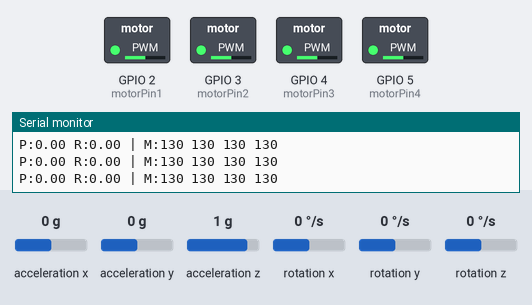
A sketch run on a simulated ESP32. Shown: switched loads named in the sketch (green lamp = pin HIGH), the last lines printed to the serial monitor. The test bench sets the inputs (shaded band); at power-on: acceleration x 0 g, acceleration y 0 g, acceleration z 1 g, rotation x 0 °/s, rotation y 0 °/s, rotation z 0 °/s.

Above: at 2.2 s.
2.3 s: acceleration x set to -0.8 g
At 4.3 s:
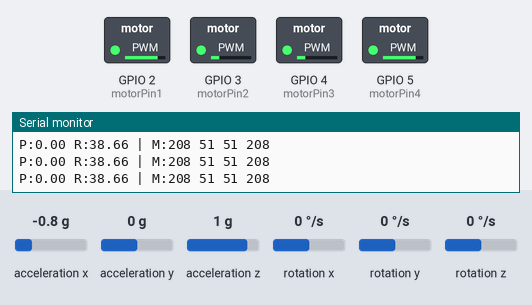
4.6 s: acceleration x set to 0.8 g
At 6.1 s:
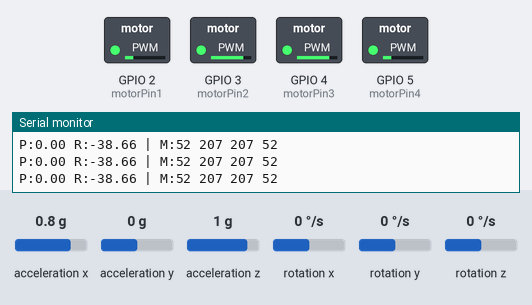
7.6 s: acceleration y set to -1.4 g
At 9.5 s:
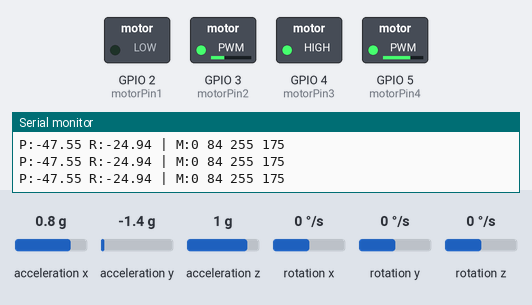
9.9 s: acceleration z set to -1.4 g
At 10.5 s:
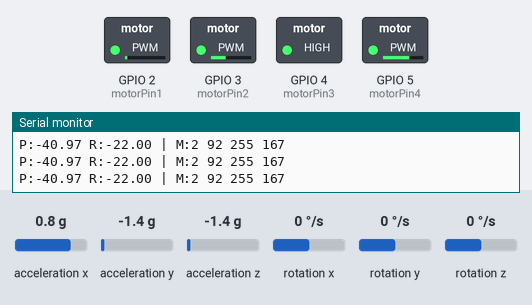
11.4 s: acceleration y set to 0.8 g
At 13.0 s:
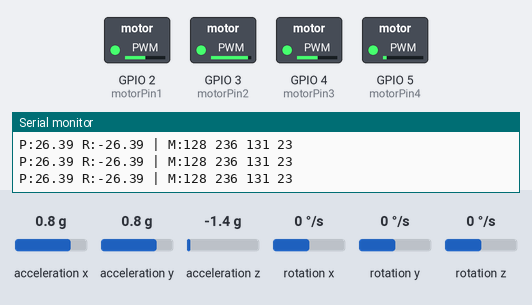
14.4 s: acceleration z set to -0.8 g
At 14.8 s:
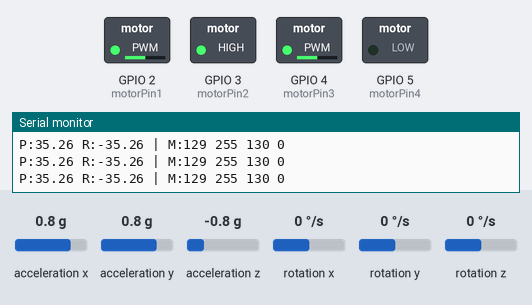
Timing chart, 0 to 17.4 s (numbered marks = the images above; inputs shaded):
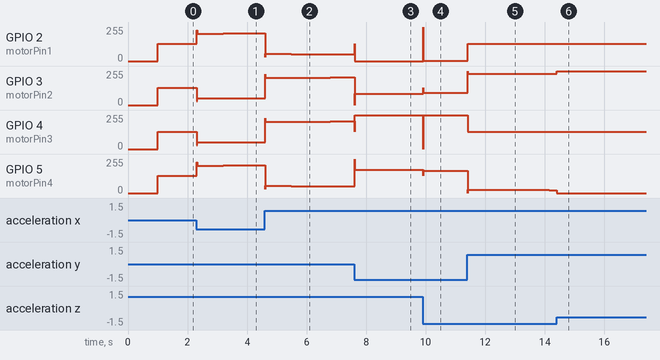

Measured:
- after the input at 2.3 s, GPIO 2 (motorPin1), GPIO 5 (motorPin4): 129/255 → 206/255 at once, → 207/255 0.88 s later; GPIO 3 (motorPin2), GPIO 4 (motorPin3): 129/255 → 52/255 at once, → 51/255 0.88 s later
- after the input at 4.6 s, GPIO 2 (motorPin1), GPIO 5 (motorPin4): 207/255 → 53/255 at once, → 52/255 0.89 s later, → 51/255 1.3 s later; GPIO 3 (motorPin2), GPIO 4 (motorPin3): 51/255 → 205/255 at once, → 206/255 0.89 s later, → 207/255 1.3 s later
- after the input at 7.6 s, GPIO 2 (motorPin1): 51/255 → 0/255 at once; GPIO 3 (motorPin2): 207/255 → 85/255 at once, → 84/255 0.81 s later; GPIO 4 (motorPin3): 207/255 → 255/255 at once; GPIO 5 (motorPin4): 51/255 → 173/255 at once, → 174/255 0.81 s later
- after the input at 9.9 s, GPIO 2 (motorPin1): 0/255 → 2/255 at once; GPIO 3 (motorPin2): 84/255 → 92/255 at once; GPIO 4 (motorPin3): 255/255 → 0/255 at once, → 255/255 0.01 s later; GPIO 5 (motorPin4): 174/255 → 166/255 at once
- after the input at 11.4 s, GPIO 2 (motorPin1): 2/255 → 128/255 at once; GPIO 3 (motorPin2): 92/255 → 234/255 at once, → 235/255 0.85 s later, → 236/255 1.9 s later; GPIO 4 (motorPin3): 255/255 → 130/255 at once, → 129/255 1.9 s later; GPIO 5 (motorPin4): 166/255 → 24/255 at once, → 23/255 0.85 s later, → 22/255 1.9 s later
- after the input at 14.4 s, GPIO 2 (motorPin1): 128/255 → 129/255 after 0.00 s instead of 0.81 s; GPIO 3 (motorPin2): 236/255 → 255/255 at once; GPIO 5 (motorPin4): 22/255 → 0/255 at once

The sketch:

v3.ino
```cpp
#include <Wire.h>
#include <MPU6050.h>

MPU6050 mpu;

// ===== MOTOR PINS =====
int motorPin1 = 2; // M1
int motorPin2 = 3; // M2
int motorPin3 = 4; // M3
int motorPin4 = 5; // M4

// ===== PID =====
float Kp_pitch = 2.0, Ki_pitch = 0.02, Kd_pitch = 0.5;
float Kp_roll  = 2.0, Ki_roll  = 0.02, Kd_roll  = 0.5;

float prevErrorPitch = 0, integralPitch = 0;
float prevErrorRoll  = 0, integralRoll  = 0;

// ===== MPU DATA =====
int16_t ax, ay, az;
int16_t gx, gy, gz;
float pitch = 0, roll = 0;

// ===== TIME =====
unsigned long lastTime = 0;

// ===== SETUP =====
void setup() {
  Serial.begin(115200);
  delay(1000);

  Wire.begin(21, 20);

  Serial.println("Init MPU6050...");
  mpu.initialize();

  if (mpu.testConnection()) {
    Serial.println("MPU OK");
  } else {
    Serial.println("MPU FAIL");
  }

  // PWM
  ledcSetup(0, 1000, 8);
  ledcSetup(1, 1000, 8);
  ledcSetup(2, 1000, 8);
  ledcSetup(3, 1000, 8);

  ledcAttachPin(motorPin1, 0);
  ledcAttachPin(motorPin2, 1);
  ledcAttachPin(motorPin3, 2);
  ledcAttachPin(motorPin4, 3);

  lastTime = millis();
}

// ===== LOOP =====
void loop() {

  // ===== TIME =====
  float dt = (millis() - lastTime) / 1000.0;
  lastTime = millis();
  if (dt <= 0) dt = 0.01;

  // ===== READ MPU =====
  mpu.getMotion6(&ax, &ay, &az, &gx, &gy, &gz);

  float accTotal = sqrt(ax * ax + ay * ay + az * az);
  if (accTotal == 0) return;

  // ===== ANGLE =====
  pitch = atan2(ay, sqrt(ax * ax + az * az)) * 180.0 / PI;
  roll  = atan2(-ax, sqrt(ay * ay + az * az)) * 180.0 / PI;

  // chống NaN
  if (isnan(pitch) || isnan(roll)) return;

  // ===== TARGET =====
  float targetPitch = 0;
  float targetRoll  = 0;

  // ===== PID PITCH =====
  float errorPitch = targetPitch - pitch;

  integralPitch += errorPitch * dt;
  integralPitch = constrain(integralPitch, -50, 50);

  float dPitch = (errorPitch - prevErrorPitch) / dt;

  float outPitch =
    Kp_pitch * errorPitch +
    Ki_pitch * integralPitch +
    Kd_pitch * dPitch;

  prevErrorPitch = errorPitch;

  // ===== PID ROLL =====
  float errorRoll = targetRoll - roll;

  integralRoll += errorRoll * dt;
  integralRoll = constrain(integralRoll, -50, 50);

  float dRoll = (errorRoll - prevErrorRoll) / dt;

  float outRoll =
    Kp_roll * errorRoll +
    Ki_roll * integralRoll +
    Kd_roll * dRoll;

  prevErrorRoll = errorRoll;

  // ===== LIMIT PID =====
  outPitch = constrain(outPitch, -100, 100);
  outRoll  = constrain(outRoll,  -100, 100);

  // ===== BASE THROTTLE =====
  int throttle = 130; // giữ nhẹ

  // ===== MIX =====
  // int m1 = throttle + (-outPitch - outRoll);
  // int m2 = throttle + ( outPitch - outRoll);
  // int m3 = throttle + ( outPitch + outRoll);
  // int m4 = throttle + (-outPitch + outRoll);


  //   int m1 = throttle - outPitch ;
  // int m2 = throttle -  outPitch ;
  // int m3 = throttle + outPitch;
  // int m4 = throttle + outPitch;

  //   int m1 = throttle - outRoll ;
  // int m2 = throttle +  outRoll ;
  // int m3 = throttle + outRoll;
  // int m4 = throttle - outRoll;

  int m1 = throttle  + ( - outPitch - outRoll)  ;
  int m2 = throttle +( -  outPitch  + outRoll);
  int m3 = throttle + (outPitch + outRoll) ;
  int m4 = throttle + (outPitch - outRoll);

  // ===== LIMIT =====
  m1 = constrain(m1, 0, 255);
  m2 = constrain(m2, 0, 255);
  m3 = constrain(m3, 0, 255);
  m4 = constrain(m4, 0, 255);

  // ===== OUTPUT =====
  ledcWrite(0, m1);
  ledcWrite(1, m2);
  ledcWrite(2, m3);
  ledcWrite(3, m4);

  // ===== DEBUG =====
  Serial.print("P:"); Serial.print(pitch, 2);
  Serial.print(" R:"); Serial.print(roll, 2);
  Serial.print(" | M:");
  Serial.print(m1); Serial.print(" ");
  Serial.print(m2); Serial.print(" ");
  Serial.print(m3); Serial.print(" ");
  Serial.println(m4);

  delay(5); // loop nhanh
}
```
